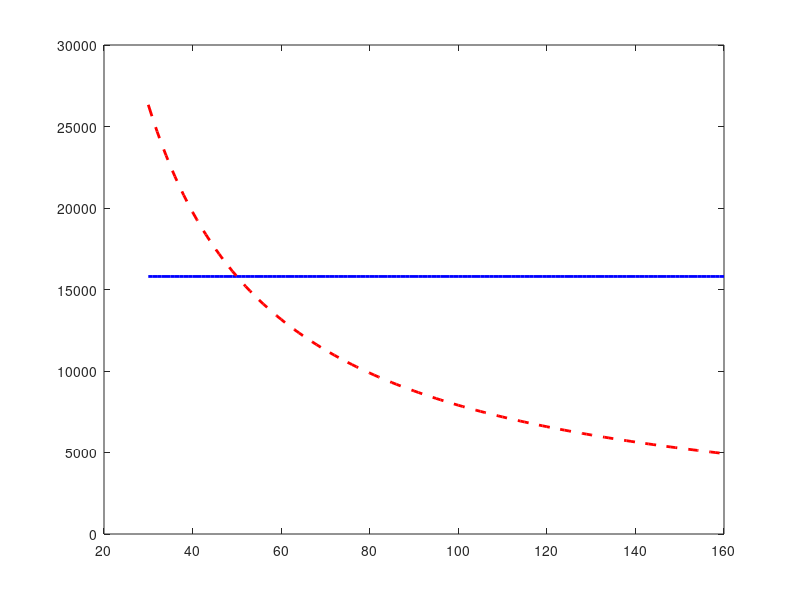

Source code (MATLAB): (Note: this script raises an error after producing the figure.)
% DEMOSTRACIÓN: VARIACIÓN DEL EMPUJE CON LA VELOCIDAD (Punto Extra)

% Definimos un rango de velocidades
V = 30:1:160; 

% En un turborreactor nos da igual la velocidad, el C-101EB siempre da unos 15800 N
T_reactor = 15800 * ones(size(V)); 

% En un motor alternativo + hélice usamos una velocidad inventada (sabemos
% que a bajas velocidades da mas empuje). Vamos a suponer que a 50 m/s dan
% el mismo empuje. Así podemos calcular qué potencia constante tendría la hélice.
V_ref = 50; 
P_constante = 15800 * V_ref; 

% Calculamos la fuerza de la hélice 
T_helice = P_constante ./ V; 

% Dibujamos las graficas
figure('Name', 'Comparativa Propulsiva (S)', 'Color', 'w');
plot(V, T_reactor, 'b-', 'LineWidth', 2); hold on;
plot(V, T_helice, 'r--', 'LineWidth', 2);

% Marcamos la velocidad del modelo (la de 140 m/s)
xline(140, 'k:', 'LineWidth', 1.5);
plot(140, 15800, 'bo', 'MarkerSize', 8, 'MarkerFaceColor', 'b');
plot(140, P_constante/140, 'ro', 'MarkerSize', 8, 'MarkerFaceColor', 'r');

grid on;
title('Variación del Empuje Disponible con la Velocidad');
xlabel('Velocidad de vuelo, V (m/s)');
ylabel('Empuje Disponible, T (N)');
legend('Turborreactor (T \approx Constante)', 'Hélice (P = Constante)', 'Velocidad del Ensayo (140 m/s)');

fprintf('\n--- RESULTADOS A LA VELOCIDAD DE ENSAYO (140 m/s) ---\n');
fprintf('Empuje Turborreactor: %.0f N\n', 15800);
fprintf('Empuje Hélice:        %.0f N\n', P_constante / 140);
fprintf('-----------------------------------------------------\n');
fprintf('CONCLUSIÓN: La hélice pierde %.0f N de fuerza respecto al reactor.\n\n', 15800 - (P_constante/140));
